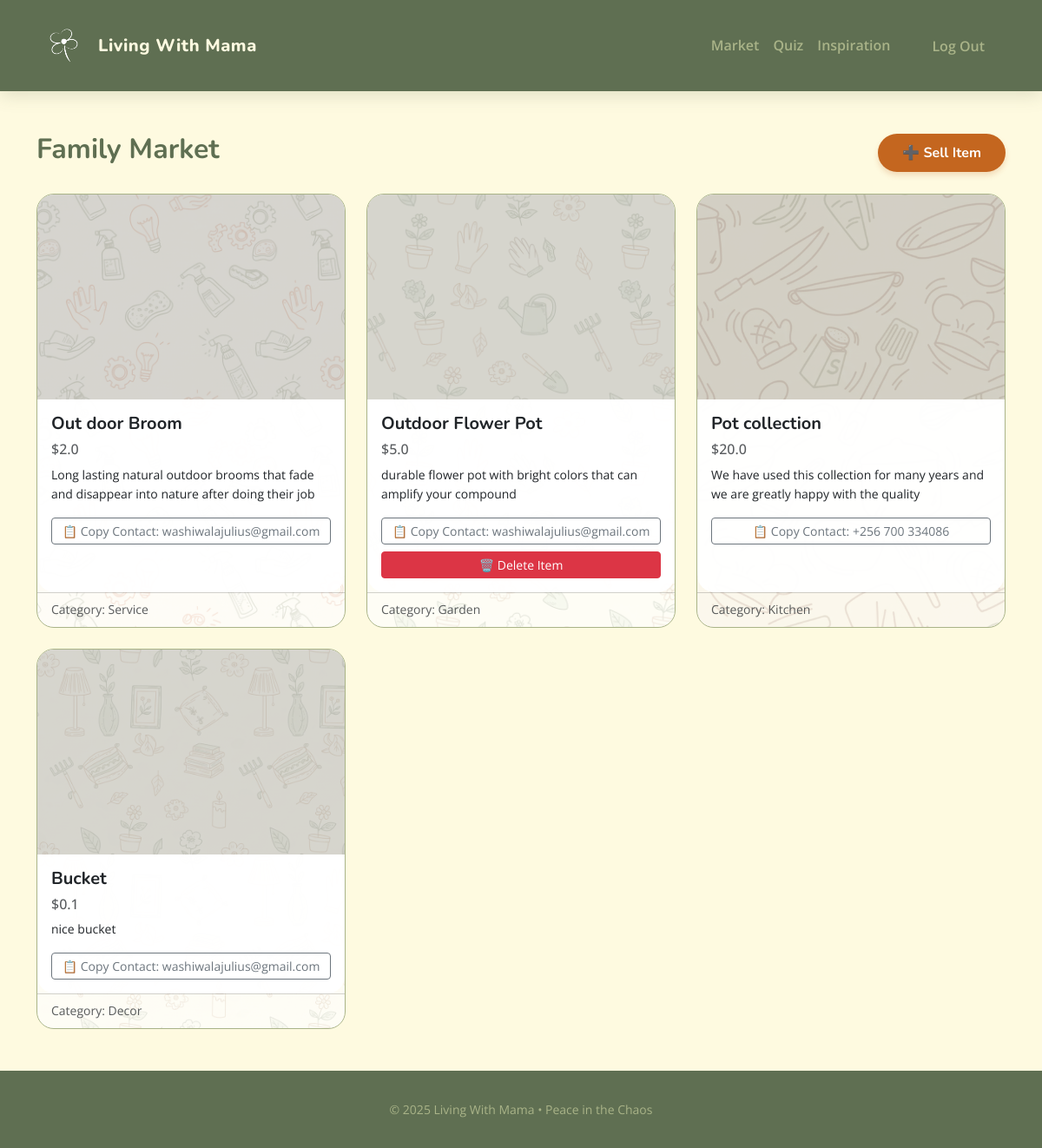
Page /market (signed in) on the committed database.
### tables this page shows
CREATE TABLE market_items (
    id INTEGER PRIMARY KEY AUTOINCREMENT,
    user_id INTEGER NOT NULL,
    title TEXT NOT NULL,
    description TEXT NOT NULL,
    price REAL NOT NULL,
    category TEXT NOT NULL, 
    contact_info TEXT NOT NULL,
    created_at TIMESTAMP DEFAULT CURRENT_TIMESTAMP,
    FOREIGN KEY(user_id) REFERENCES users(id)
);

### app.py (the view)
@app.route("/market")
@login_required
def market():
    items = db.execute("SELECT * FROM market_items ORDER BY created_at DESC")
    return render_template("market.html", items=items)

### app.py (called while the page is built)
@app.after_request
def after_request(response):
    response.headers["Cache-Control"] = "no-cache, no-store, must-revalidate"
    response.headers["Expires"] = 0
    response.headers["Pragma"] = "no-cache"
    return response

### helpers.py (called while the page is built)
def login_required(f):
    @wraps(f)
    def decorated_function(*args, **kwargs):
        if session.get("user_id") is None:
            return redirect("/login")
        return f(*args, **kwargs)
    return decorated_function

### templates/market.html (shortened to what this page needs)
{% extends "layout.html" %}
{% block main %}
<div class="d-flex justify-content-between align-items-center mb-4">
    <h2>Family Market</h2>
    <a href="/market/sell" class="btn btn-primary-custom">➕ Sell Item</a>
</div>
<div class="row row-cols-1 row-cols-md-3 g-4">
    {% for item in items %}
    <div class="col market-item">
        <div class="market-card-wrapper card card-custom h-100">
            <img src="https://placehold.co/600x400/FAEDCD/D4A373?text={{ item.category }}" class="card-img-top" alt="Item">
            <div class="card-body">
                <h5 class="card-title">{{ item.title }}</h5>
                <h6 class="text-muted">${{ item.price }}</h6>
                <p class="card-text small">{{ item.description }}</p>
                <div class="d-grid gap-2">
                    <button class="btn btn-outline-secondary btn-sm"
                            data-contact="{{ item.contact_info }}"
                            onclick="copyContact(this)">
                        📋 Copy Contact: {{ item.contact_info }}
                    </button>
                    {% if item.user_id == session.user_id %}
                    <form action="/market/delete/{{ item.id }}" method="post" style="display:inline;">
                        <button type="submit" class="btn btn-danger btn-sm w-100"
                                onclick="return confirm('Are you sure you want to delete \"{{ item.title }}\"? This cannot be undone.')">
                            🗑️ Delete Item
                        </button>
                    </form>
                    {% endif %}
                </div>
            </div>
            <div class="card-footer bg-transparent text-muted small">
                Category: {{ item.category }}
            </div>
        </div>
    </div>
    {% endfor %}
</div>
{% endblock %}

### static/styles.css (style rules this page uses)
:root { --olive: #5F6F52; --laurel: #A9B388; --cornsilk: #FEFAE0; --lemon: #F9EBC7; --camel: #B99470; --orange: #C4661F; --russet: #783D19; --white: #ffffff; --font-heading: 'Nunito', sans-serif; --font-body: 'Open Sans', sans-serif; }
body { background-color: var(--cornsilk); color: var(--russet); font-family: var(--font-body); display: flex; flex-direction: column; min-height: 100vh; line-height: 1.6; }
h1, h2, h3, h4, h5 { font-family: var(--font-heading); color: var(--olive); font-weight: 700; }
a { text-decoration: none; }
.card-custom { background-color: var(--white); border: 1px solid var(--laurel); border-radius: 20px; overflow: hidden; transition: transform 0.3s, box-shadow 0.3s; }
.btn-primary-custom { background-color: var(--orange); color: var(--white); border: none; border-radius: 50px; padding: 10px 28px; font-family: var(--font-heading); font-weight: 700; transition: all 0.3s; box-shadow: 0 4px 6px rgba(196, 102, 31, 0.2); }
.market-card-wrapper { position: relative; overflow: hidden; border-radius: 20px; }
.card-body, .card-footer { position: relative; z-index: 2; background-color: rgba(255, 255, 255, 0.96); border-radius: 0 0 20px 20px; }

### rows in the picture
market_items: title "Out door Broom", price "2.0", description "Long lasting natural outdoor brooms that fade and disappear into nature after doing their job", contact_info "washiwalajulius@gmail.com", category "Service"
market_items: title "Outdoor Flower Pot", price "5.0", description "durable flower pot with bright colors that can amplify your compound", contact_info "washiwalajulius@gmail.com", category "Garden"
market_items: title "Pot collection", price "20.0", description "We have used this collection for many years and we are greatly happy with the quality", contact_info "+256 700 334086", category "Kitchen"
market_items: title "Bucket", price "0.1", description "nice bucket", contact_info "washiwalajulius@gmail.com", category "Decor"
